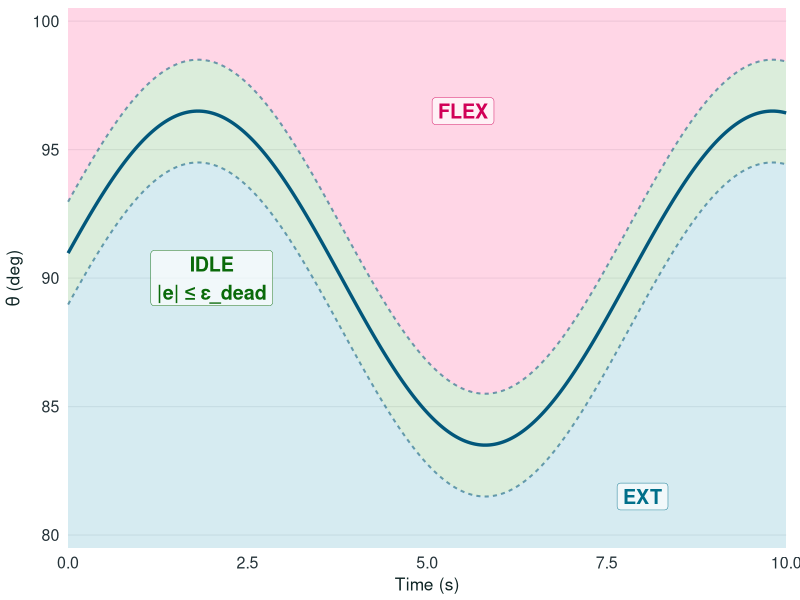
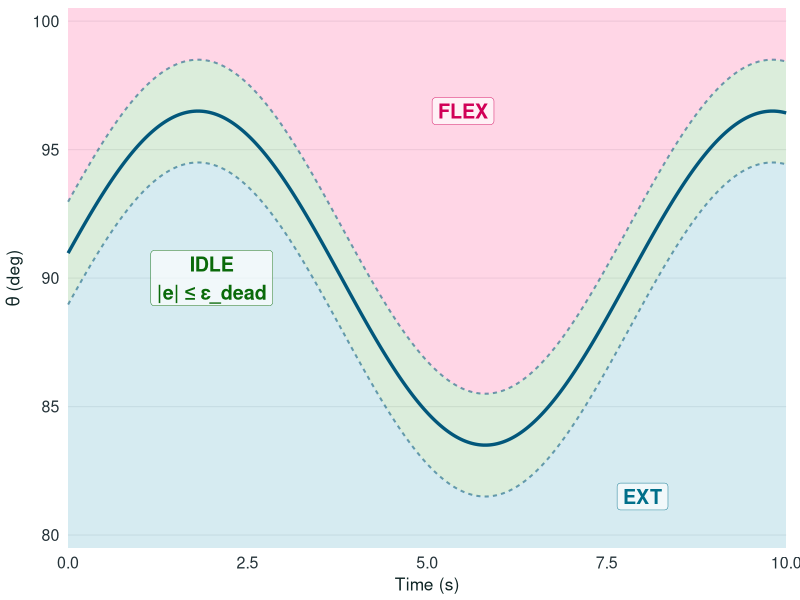

Generate these figures, in order, with R:
library(ggplot2)
library(tibble)
library(dplyr)
library(scales)

# -----------------------------
# Conceptual supervisory-band plot
# -----------------------------
eps_dead <- 2.0

t <- seq(0, 10, length.out = 500)
theta_ref <- 90 + 6.5 * sin(2 * pi * t / 8 + 0.15)

df <- tibble(
  t = t,
  ref = theta_ref,
  upper = theta_ref + eps_dead,
  lower = theta_ref - eps_dead
)

y_min <- min(df$lower) - 2.0
y_max <- max(df$upper) + 2.0

ggplot(df, aes(x = t)) +

  # -----------------------------
  # Supervisory regions
  # -----------------------------
  geom_ribbon(aes(ymin = upper, ymax = y_max),
              fill = alpha("#FF0066", 0.16)) +   # FLEX region

  geom_ribbon(aes(ymin = lower, ymax = upper),
              fill = alpha("#008000", 0.14)) +   # IDLE band

  geom_ribbon(aes(ymin = y_min, ymax = lower),
              fill = alpha("#0088AA", 0.16)) +   # EXT region

  # -----------------------------
  # Reference and band limits
  # -----------------------------
  geom_line(aes(y = ref),
            color = "#02577B",
            linewidth = 1.15) +

  geom_line(aes(y = upper),
            color = alpha("#02577B", 0.55),
            linewidth = 0.7,
            linetype = "22") +

  geom_line(aes(y = lower),
            color = alpha("#02577B", 0.55),
            linewidth = 0.7,
            linetype = "22") +

  # -----------------------------
  # Labels
  # -----------------------------
  annotate("label",
           x = 5.5, y = y_max - 4.0,
           label = "FLEX",
           size = 5.0,
           label.size = 0.15,
           fill = alpha("#FFFFFF", 0.65),
           color = "#D10057",
           fontface = "bold") +

  annotate("label",
           x = 2.0, y = mean(range(df$ref)),
           label = "IDLE\n|e| ≤ ε_dead",
           size = 5,
           label.size = 0.15,
           fill = alpha("#FFFFFF", 0.65),
           color = "#0A6A0A",
           fontface = "bold") +

  annotate("label",
           x = 8.0, y = y_min + 2.0,
           label = "EXT",
           size = 5,
           label.size = 0.15,
           fill = alpha("#FFFFFF", 0.65),
           color = "#006F8A",
           fontface = "bold") +

  # -----------------------------
  # Axes
  # -----------------------------
  labs(
    x = "Time (s)",
    y = expression(theta~"(deg)")
  ) +

  coord_cartesian(
    xlim = c(min(t), max(t)),
    ylim = c(y_min, y_max),
    expand = FALSE,
    clip = "off"
  ) +

  theme_minimal(base_size = 14, base_family = "sans") +
  theme(
    legend.position = "none",

    panel.grid.minor = element_blank(),
    panel.grid.major.x = element_blank(),
    panel.grid.major.y = element_line(color = alpha("#243238", 0.08), linewidth = 0.4),

    axis.title = element_text(color = "#102626", size = 12.5),
    axis.text = element_text(color = "#243238", size = 11.5),

    # =====================================================
    # THESE TWO LINES CONTROL WHITE VS TRANSPARENT BACKGROUND
    # =====================================================
    plot.background  = element_rect(fill = "transparent", color = NA),
    panel.background = element_rect(fill = "transparent", color = NA),

    # Optional cleanup
    legend.background = element_rect(fill = "transparent", color = NA),
    plot.margin = margin(6, 10, 4, 4)
  )

ggsave(
  filename = "assets/figures/supervisory_bands.svg",
  plot = last_plot(),
  width = 7.2,
  height = 4.1,
  bg = "transparent"
)
